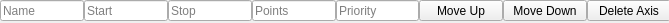
<?xml version="1.0" encoding="UTF-8"?>
<ui version="4.0">
 <class>axis_bar</class>
 <widget class="QWidget" name="axis_bar">
  <property name="windowModality">
   <enum>Qt::NonModal</enum>
  </property>
  <property name="geometry">
   <rect>
    <x>0</x>
    <y>0</y>
    <width>669</width>
    <height>23</height>
   </rect>
  </property>
  <property name="sizePolicy">
   <sizepolicy hsizetype="Preferred" vsizetype="Fixed">
    <horstretch>0</horstretch>
    <verstretch>1</verstretch>
   </sizepolicy>
  </property>
  <property name="minimumSize">
   <size>
    <width>0</width>
    <height>18</height>
   </size>
  </property>
  <property name="windowTitle">
   <string>Form</string>
  </property>
  <widget class="QWidget" name="horizontalLayoutWidget_4">
   <property name="geometry">
    <rect>
     <x>0</x>
     <y>0</y>
     <width>671</width>
     <height>21</height>
    </rect>
   </property>
   <layout class="QHBoxLayout" name="bar_layout" stretch="1,1,1,1,1,1,1,1">
    <property name="spacing">
     <number>0</number>
    </property>
    <item>
     <widget class="QLineEdit" name="inp_name">
      <property name="placeholderText">
       <string>Name</string>
      </property>
     </widget>
    </item>
    <item>
     <widget class="QLineEdit" name="inp_start">
      <property name="placeholderText">
       <string>Start</string>
      </property>
     </widget>
    </item>
    <item>
     <widget class="QLineEdit" name="inp_stop">
      <property name="placeholderText">
       <string>Stop</string>
      </property>
     </widget>
    </item>
    <item>
     <widget class="QLineEdit" name="inp_points">
      <property name="placeholderText">
       <string>Points</string>
      </property>
     </widget>
    </item>
    <item>
     <widget class="QLineEdit" name="lbl_priority">
      <property name="readOnly">
       <bool>true</bool>
      </property>
      <property name="placeholderText">
       <string>Priority</string>
      </property>
     </widget>
    </item>
    <item>
     <widget class="QPushButton" name="btn_up">
      <property name="text">
       <string>Move Up</string>
      </property>
     </widget>
    </item>
    <item>
     <widget class="QPushButton" name="btn_down">
      <property name="text">
       <string>Move Down</string>
      </property>
     </widget>
    </item>
    <item>
     <widget class="QPushButton" name="btn_del">
      <property name="text">
       <string>Delete Axis</string>
      </property>
     </widget>
    </item>
   </layout>
  </widget>
 </widget>
 <resources/>
 <connections/>
</ui>
